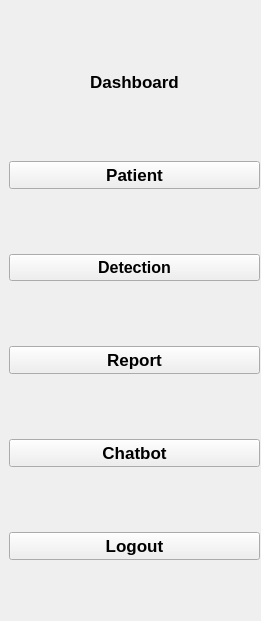
  <widget class="QWidget" name="full_menu_widget" native="true">
   <property name="geometry">
    <rect>
     <x>0</x>
     <y>0</y>
     <width>261</width>
     <height>621</height>
    </rect>
   </property>
   <property name="font">
    <font>
     <pointsize>14</pointsize>
     <weight>75</weight>
     <bold>true</bold>
    </font>
   </property>
   <property name="layoutDirection">
    <enum>Qt::LeftToRight</enum>
   </property>
   <widget class="QWidget" name="layoutWidget">
    <property name="geometry">
     <rect>
      <x>9</x>
      <y>9</y>
      <width>251</width>
      <height>611</height>
     </rect>
    </property>
    <layout class="QVBoxLayout" name="verticalLayout_2">
     <item>
      <widget class="QPushButton" name="dashboard_btn">
       <property name="font">
        <font>
         <pointsize>13</pointsize>
         <weight>75</weight>
         <italic>false</italic>
         <bold>true</bold>
        </font>
       </property>
       <property name="text">
        <string>Dashboard</string>
       </property>
       <property name="icon">
        <iconset resource="links.qrc">
         <normaloff>:/icons/icons/app-logo.png</normaloff>:/icons/icons/app-logo.png</iconset>
       </property>
       <property name="iconSize">
        <size>
         <width>70</width>
         <height>70</height>
        </size>
       </property>
       <property name="autoDefault">
        <bool>false</bool>
       </property>
       <property name="default">
        <bool>false</bool>
       </property>
       <property name="flat">
        <bool>true</bool>
       </property>
      </widget>
     </item>
     <item>
      <widget class="QPushButton" name="patient_btn">
       <property name="font">
        <font>
         <pointsize>13</pointsize>
         <weight>75</weight>
         <italic>false</italic>
         <bold>true</bold>
        </font>
       </property>
       <property name="layoutDirection">
        <enum>Qt::LeftToRight</enum>
       </property>
       <property name="text">
        <string>Patient</string>
       </property>
       <property name="icon">
        <iconset resource="links.qrc">
         <normaloff>:/icons/icons/patient.png</normaloff>:/icons/icons/patient.png</iconset>
       </property>
       <property name="iconSize">
        <size>
         <width>60</width>
         <height>60</height>
        </size>
       </property>
       <property name="checkable">
        <bool>true</bool>
       </property>
       <property name="autoExclusive">
        <bool>true</bool>
       </property>
       <property name="flat">
        <bool>false</bool>
       </property>
      </widget>
     </item>
     <item>
      <widget class="QPushButton" name="disease_detection_btn">
       <property name="font">
        <font>
         <pointsize>12</pointsize>
         <weight>75</weight>
         <italic>false</italic>
         <bold>true</bold>
        </font>
       </property>
       <property name="layoutDirection">
        <enum>Qt::LeftToRight</enum>
       </property>
       <property name="text">
        <string>Detection</string>
       </property>
       <property name="icon">
        <iconset resource="links.qrc">
         <normaloff>:/icons/icons/analyze.png</normaloff>:/icons/icons/analyze.png</iconset>
       </property>
       <property name="iconSize">
        <size>
         <width>70</width>
         <height>70</height>
        </size>
       </property>
       <property name="checkable">
        <bool>true</bool>
       </property>
       <property name="autoExclusive">
        <bool>true</bool>
       </property>
      </widget>
     </item>
     <item>
      <widget class="QPushButton" name="report_btn">
       <property name="font">
        <font>
         <pointsize>13</pointsize>
         <weight>75</weight>
         <italic>false</italic>
         <bold>true</bold>
        </font>
       </property>
       <property name="layoutDirection">
        <enum>Qt::LeftToRight</enum>
       </property>
       <property name="text">
        <string>Report</string>
       </property>
       <property name="icon">
        <iconset resource="links.qrc">
         <normaloff>:/icons/icons/Report.png</normaloff>:/icons/icons/Report.png</iconset>
       </property>
       <property name="iconSize">
        <size>
         <width>70</width>
         <height>70</height>
        </size>
       </property>
       <property name="checkable">
        <bool>true</bool>
       </property>
       <property name="autoExclusive">
        <bool>true</bool>
       </property>
      </widget>
     </item>
     <item>
      <widget class="QPushButton" name="chatbot_btn">
       <property name="font">
        <font>
         <family>MS Shell Dlg 2</family>
         <pointsize>13</pointsize>
         <weight>75</weight>
         <bold>true</bold>
        </font>
       </property>
       <property name="text">
        <string>Chatbot</string>
       </property>
       <property name="icon">
        <iconset resource="links.qrc">
         <normaloff>:/icons/icons/chatbot.png</normaloff>:/icons/icons/chatbot.png</iconset>
       </property>
       <property name="iconSize">
        <size>
         <width>70</width>
         <height>70</height>
        </size>
       </property>
      </widget>
     </item>
     <item>
      <widget class="QPushButton" name="logout_btn">
       <property name="font">
        <font>
         <pointsize>13</pointsize>
         <weight>75</weight>
         <italic>false</italic>
         <bold>true</bold>
        </font>
       </property>
       <property name="layoutDirection">
        <enum>Qt::LeftToRight</enum>
       </property>
       <property name="text">
        <string>Logout</string>
       </property>
       <property name="icon">
        <iconset resource="links.qrc">
         <normaloff>:/icons/icons/exit.png</normaloff>:/icons/icons/exit.png</iconset>
       </property>
       <property name="iconSize">
        <size>
         <width>60</width>
         <height>60</height>
        </size>
       </property>
      </widget>
     </item>
    </layout>
   </widget>
  </widget>
